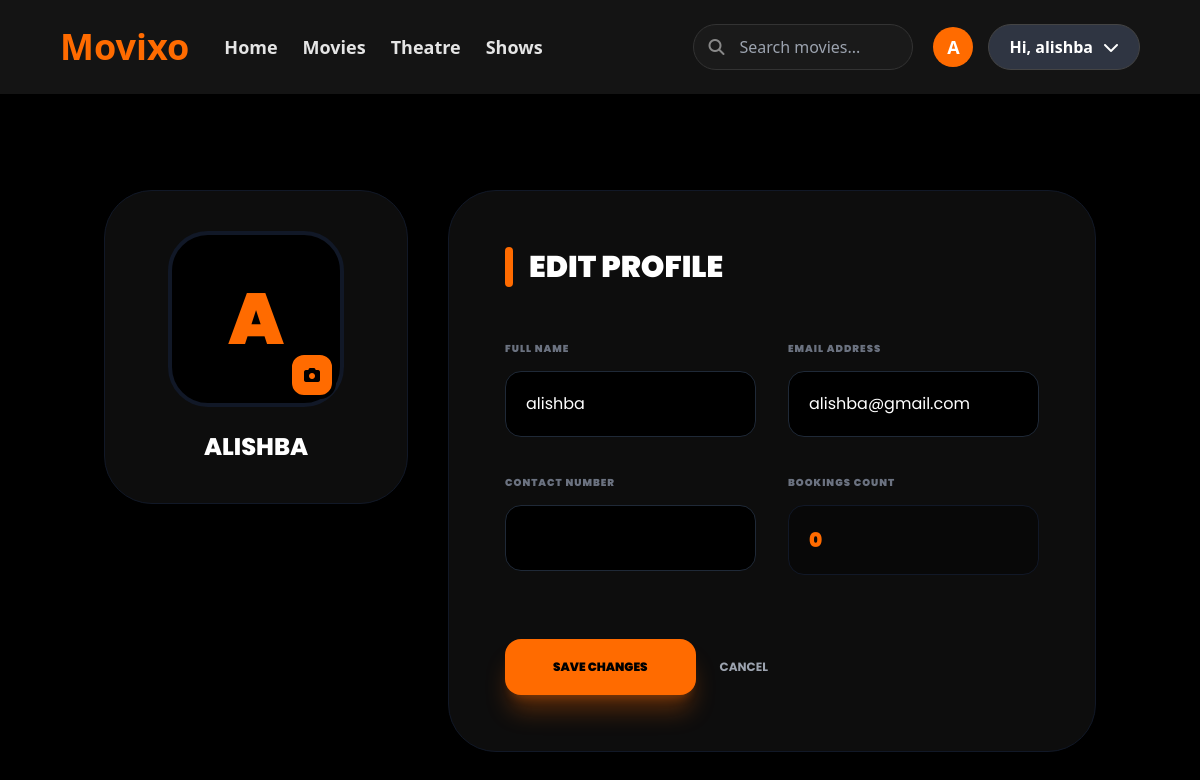
The page /User/my_profile.php (signed in) on the database its author committed.
### tables this page shows
CREATE TABLE `users` (
  `user_id` int(11) NOT NULL,
  `full_name` varchar(150) NOT NULL,
  `email` varchar(100) NOT NULL,
  `password` varchar(255) NOT NULL,
  `phone` varchar(20) NOT NULL,
  `role` enum('admin','customer') NOT NULL DEFAULT 'customer',
  `created_at` timestamp NOT NULL DEFAULT current_timestamp(),
  `profile_pic` varchar(255) DEFAULT NULL
);

### User/my_profile.php (the view, shortened to what this page needs)
<?php
include('config.php');
$user_id = $_SESSION['user_id'];
$user = $conn->query("SELECT * FROM users WHERE user_id = '$user_id'")->fetch_assoc();
$booking_count = $conn->query("SELECT COUNT(*) as total FROM payments WHERE user_name = '".mysqli_real_escape_string($conn, $user['full_name'])."'")->fetch_assoc()['total'];
include('header.php');
?>
<script src="https://cdn.tailwindcss.com"></script>
<div class="container mx-auto px-4 py-16 min-h-screen bg-black text-white font-poppins">
    <form action="" method="POST" enctype="multipart/form-data" id="profileForm" class="max-w-6xl mx-auto">
        <div class="grid grid-cols-1 lg:grid-cols-12 gap-10">
            <div class="lg:col-span-4">
                <div class="bg-[#0D0D0D] border border-gray-900 rounded-[3rem] p-10 text-center">
                    <div class="relative inline-block mb-6">
                        <div id="dp-box" class="w-44 h-44 rounded-[2.5rem] border-4 border-gray-900 overflow-hidden bg-black flex items-center justify-center">
                            <?php if(!empty($user['profile_pic'])): ?>
                                <img src="uploads/profiles/<?= $user['profile_pic'] ?>" class="w-full h-full object-cover">
                            <?php else: ?>
                                <span class="text-7xl font-black text-movixo"><?= strtoupper(substr($user['full_name'] ?? 'U', 0, 1)) ?></span>
                            <?php endif; ?>
                        </div>
                        <label class="absolute bottom-2 right-2 w-12 h-12 bg-movixo rounded-2xl flex items-center justify-center text-black cursor-pointer hover:scale-110 transition-all border-4 border-black">
                            <i class="fas fa-camera"></i>
                        </label>
                    </div>
                    <h3 class="text-2xl font-extrabold uppercase"><?= htmlspecialchars($user['full_name']) ?></h3>
                </div>
            </div>
            <div class="lg:col-span-8 bg-[#0D0D0D] border border-gray-900 rounded-[3rem] p-10 md:p-14">
                <h4 class="text-3xl font-black uppercase mb-12 flex items-center gap-4">
                    <span class="w-2 h-10 bg-movixo rounded-full"></span> Edit Profile
                </h4>
                <div class="grid grid-cols-1 md:grid-cols-2 gap-8">
                    <div class="space-y-3">
                        <label class="text-gray-500 text-[10px] font-black uppercase tracking-widest">Full Name</label>
                        <input type="text" name="full_name" required minlength="3" value="<?= htmlspecialchars($user['full_name']) ?>"
                               class="w-full bg-black border border-gray-800 p-5 rounded-2xl focus:border-movixo outline-none transition-all">
                    </div>
                    <div class="space-y-3">
                        <label class="text-gray-500 text-[10px] font-black uppercase tracking-widest">Email Address</label>
                        <input type="email" name="email" required value="<?= htmlspecialchars($user['email']) ?>"
                               class="w-full bg-black border border-gray-800 p-5 rounded-2xl focus:border-movixo outline-none transition-all">
                    </div>
                    <div class="space-y-3">
                        <label class="text-gray-500 text-[10px] font-black uppercase tracking-widest">Contact Number</label>
                        <input type="tel" name="phone" pattern="[0-9+]{10,15}" title="Please enter 10 to 15 digits"
                               value="<?= htmlspecialchars($user['phone'] ?? '') ?>"
                               class="w-full bg-black border border-gray-800 p-5 rounded-2xl focus:border-movixo outline-none transition-all">
                    </div>
                    <div class="space-y-3">
                        <label class="text-gray-500 text-[10px] font-black uppercase tracking-widest">Bookings Count</label>
                        <div class="w-full bg-black/40 border border-gray-900 p-5 rounded-2xl text-movixo font-black text-xl">
                            <?= $booking_count ?>
                        </div>
                    </div>
                </div>
                <div class="mt-16 flex items-center gap-6">
                    <button type="submit" name="update_profile" class="bg-movixo hover:bg-white text-black font-black px-12 py-5 rounded-2xl text-xs uppercase transition-all shadow-xl shadow-movixo/30">
                        Save Changes
                    </button>
                    <a href="index.php" class="text-gray-400 hover:text-white uppercase font-bold text-xs">Cancel</a>
                </div>
            </div>
        </div>
    </form>
</div>
<?php include('footer.php'); ?>

### User/header.php (style rules this page uses)
body { margin: 0; padding: 0; background-color: #000; color: white; font-family: 'Segoe UI', sans-serif; }

### User/footer.php (style rules this page uses)
:root { --accent: #ff6b00; --footer-bg: #0a0a0a; }

### rows shown on the page
users: full_name "A", full_name "ALISHBA", full_name "alishba", email "alishba@gmail.com"

### other values the page prints
substr($name, 0, 1) "A"
explode(' ', $name)[0] "alishba"
$booking_count "0"
